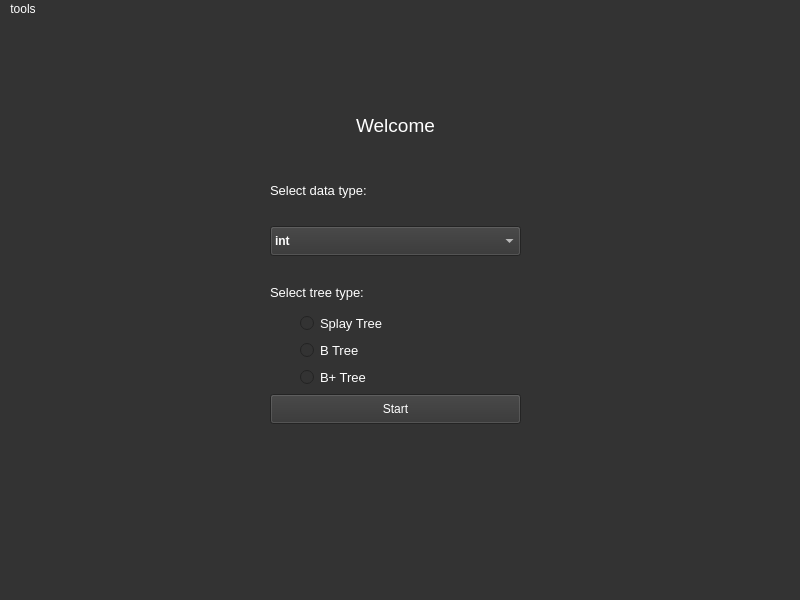
<?xml version="1.0" encoding="UTF-8"?>
<ui version="4.0">
 <class>MainWindow</class>
 <widget class="QMainWindow" name="MainWindow">
  <property name="geometry">
   <rect>
    <x>0</x>
    <y>0</y>
    <width>800</width>
    <height>600</height>
   </rect>
  </property>
  <property name="windowTitle">
   <string>MainWindow</string>
  </property>
  <property name="autoFillBackground">
   <bool>false</bool>
  </property>
  <property name="styleSheet">
   <string notr="true">background-color: #333333;
color: white;</string>
  </property>
  <widget class="QWidget" name="centralwidget">
   <widget class="QStackedWidget" name="stackedWidget">
    <property name="geometry">
     <rect>
      <x>10</x>
      <y>0</y>
      <width>781</width>
      <height>541</height>
     </rect>
    </property>
    <property name="currentIndex">
     <number>0</number>
    </property>
    <widget class="QWidget" name="stackedWidgetPage1" native="true">
     <widget class="QWidget" name="verticalLayoutWidget">
      <property name="geometry">
       <rect>
        <x>260</x>
        <y>80</y>
        <width>251</width>
        <height>341</height>
       </rect>
      </property>
      <layout class="QVBoxLayout" name="verticalLayout" stretch="0,0,0,0">
       <item>
        <widget class="QLabel" name="label_welcome">
         <property name="maximumSize">
          <size>
           <width>16777215</width>
           <height>40</height>
          </size>
         </property>
         <property name="font">
          <font>
           <pointsize>14</pointsize>
          </font>
         </property>
         <property name="text">
          <string>Welcome</string>
         </property>
         <property name="alignment">
          <set>Qt::AlignHCenter|Qt::AlignTop</set>
         </property>
        </widget>
       </item>
       <item>
        <widget class="QLabel" name="label_select_data">
         <property name="maximumSize">
          <size>
           <width>16777215</width>
           <height>30</height>
          </size>
         </property>
         <property name="font">
          <font>
           <pointsize>10</pointsize>
          </font>
         </property>
         <property name="text">
          <string>Select data type:</string>
         </property>
        </widget>
       </item>
       <item>
        <widget class="QComboBox" name="combo_box_data_type">
         <property name="minimumSize">
          <size>
           <width>100</width>
           <height>10</height>
          </size>
         </property>
         <property name="maximumSize">
          <size>
           <width>10000</width>
           <height>30</height>
          </size>
         </property>
         <property name="font">
          <font>
           <weight>75</weight>
           <bold>true</bold>
          </font>
         </property>
         <item>
          <property name="text">
           <string>int</string>
          </property>
         </item>
         <item>
          <property name="text">
           <string>string</string>
          </property>
         </item>
         <item>
          <property name="text">
           <string>double</string>
          </property>
         </item>
         <item>
          <property name="text">
           <string>char</string>
          </property>
         </item>
        </widget>
       </item>
       <item>
        <layout class="QVBoxLayout" name="verticalLayout_2">
         <property name="leftMargin">
          <number>0</number>
         </property>
         <property name="topMargin">
          <number>0</number>
         </property>
         <item>
          <widget class="QLabel" name="label_select_tree">
           <property name="maximumSize">
            <size>
             <width>16777215</width>
             <height>30</height>
            </size>
           </property>
           <property name="font">
            <font>
             <pointsize>10</pointsize>
            </font>
           </property>
           <property name="text">
            <string>Select tree type:</string>
           </property>
          </widget>
         </item>
         <item>
          <layout class="QVBoxLayout" name="verticalLayout_3">
           <property name="leftMargin">
            <number>30</number>
           </property>
           <item>
            <widget class="QRadioButton" name="radioButton">
             <property name="font">
              <font>
               <pointsize>10</pointsize>
              </font>
             </property>
             <property name="text">
              <string>Splay Tree</string>
             </property>
            </widget>
           </item>
           <item>
            <widget class="QRadioButton" name="radioButton_2">
             <property name="font">
              <font>
               <pointsize>10</pointsize>
              </font>
             </property>
             <property name="text">
              <string>B Tree</string>
             </property>
            </widget>
           </item>
           <item>
            <widget class="QRadioButton" name="radioButton_3">
             <property name="font">
              <font>
               <pointsize>10</pointsize>
              </font>
             </property>
             <property name="text">
              <string>B+ Tree</string>
             </property>
            </widget>
           </item>
          </layout>
         </item>
         <item>
          <widget class="QPushButton" name="pushButton">
           <property name="minimumSize">
            <size>
             <width>80</width>
             <height>30</height>
            </size>
           </property>
           <property name="text">
            <string>Start</string>
           </property>
          </widget>
         </item>
        </layout>
       </item>
      </layout>
     </widget>
    </widget>
    <widget class="QWidget" name="stackedWidgetPage2" native="true">
     <widget class="QWidget" name="horizontalLayoutWidget">
      <property name="geometry">
       <rect>
        <x>9</x>
        <y>9</y>
        <width>771</width>
        <height>627</height>
       </rect>
      </property>
      <layout class="QHBoxLayout" name="horizontalLayout">
       <item>
        <layout class="QVBoxLayout" name="verticalLayout_4">
         <item>
          <widget class="QLabel" name="label">
           <property name="minimumSize">
            <size>
             <width>600</width>
             <height>400</height>
            </size>
           </property>
           <property name="font">
            <font>
             <pointsize>10</pointsize>
            </font>
           </property>
           <property name="text">
            <string>screen</string>
           </property>
           <property name="alignment">
            <set>Qt::AlignCenter</set>
           </property>
          </widget>
         </item>
         <item>
          <widget class="QLabel" name="label_2">
           <property name="font">
            <font>
             <pointsize>10</pointsize>
            </font>
           </property>
           <property name="styleSheet">
            <string notr="true">border: solid 2px;</string>
           </property>
           <property name="text">
            <string>ForwardIteration ReverseIteration</string>
           </property>
           <property name="alignment">
            <set>Qt::AlignHCenter|Qt::AlignTop</set>
           </property>
          </widget>
         </item>
        </layout>
       </item>
       <item>
        <layout class="QVBoxLayout" name="verticalLayout_5">
         <property name="leftMargin">
          <number>30</number>
         </property>
         <property name="rightMargin">
          <number>30</number>
         </property>
         <property name="bottomMargin">
          <number>400</number>
         </property>
         <item>
          <widget class="QPushButton" name="pushButton_3">
           <property name="font">
            <font>
             <pointsize>10</pointsize>
            </font>
           </property>
           <property name="text">
            <string>Insert</string>
           </property>
          </widget>
         </item>
         <item>
          <widget class="QPushButton" name="pushButton_4">
           <property name="font">
            <font>
             <pointsize>10</pointsize>
            </font>
           </property>
           <property name="text">
            <string>Delete</string>
           </property>
          </widget>
         </item>
         <item>
          <widget class="QPushButton" name="pushButton_2">
           <property name="font">
            <font>
             <pointsize>10</pointsize>
            </font>
           </property>
           <property name="text">
            <string>Find</string>
           </property>
          </widget>
         </item>
        </layout>
       </item>
      </layout>
     </widget>
    </widget>
   </widget>
  </widget>
  <widget class="QStatusBar" name="statusbar"/>
  <widget class="QMenuBar" name="menubar">
   <property name="geometry">
    <rect>
     <x>0</x>
     <y>0</y>
     <width>800</width>
     <height>25</height>
    </rect>
   </property>
   <widget class="QMenu" name="menuWelcome_Page">
    <property name="title">
     <string>tools</string>
    </property>
    <addaction name="separator"/>
    <addaction name="separator"/>
    <addaction name="separator"/>
    <addaction name="action_to_start_page"/>
    <addaction name="actionreset_window"/>
   </widget>
   <addaction name="menuWelcome_Page"/>
  </widget>
  <action name="action_to_start_page">
   <property name="text">
    <string>&lt;- to start page</string>
   </property>
  </action>
  <action name="actionreset_window">
   <property name="text">
    <string>reset window</string>
   </property>
  </action>
 </widget>
 <resources/>
 <connections/>
</ui>
